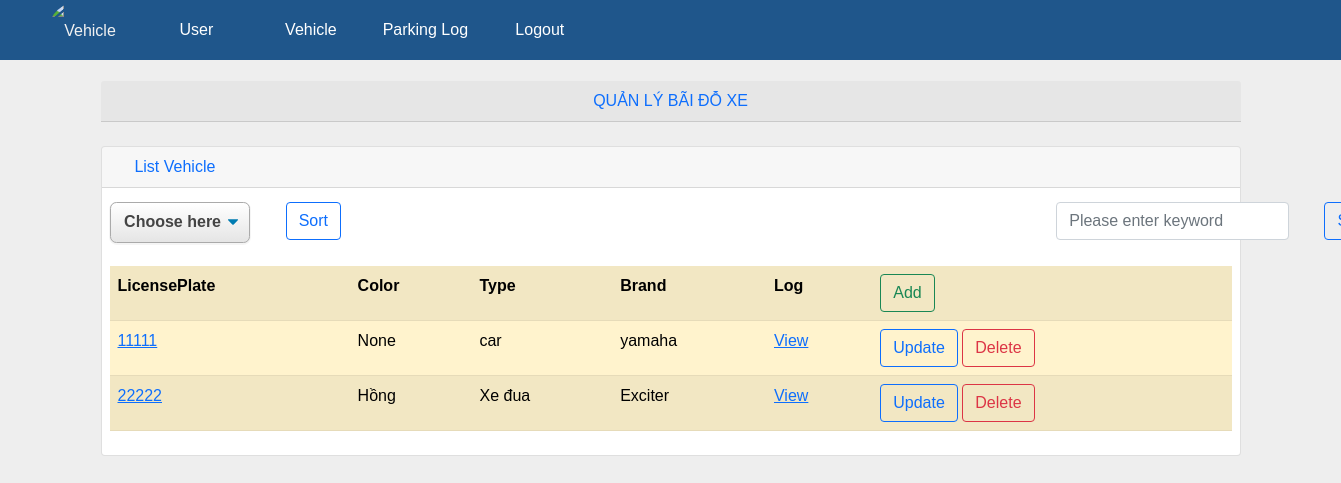
/vehicle (signed in), run on an earlier commit of the app's database.
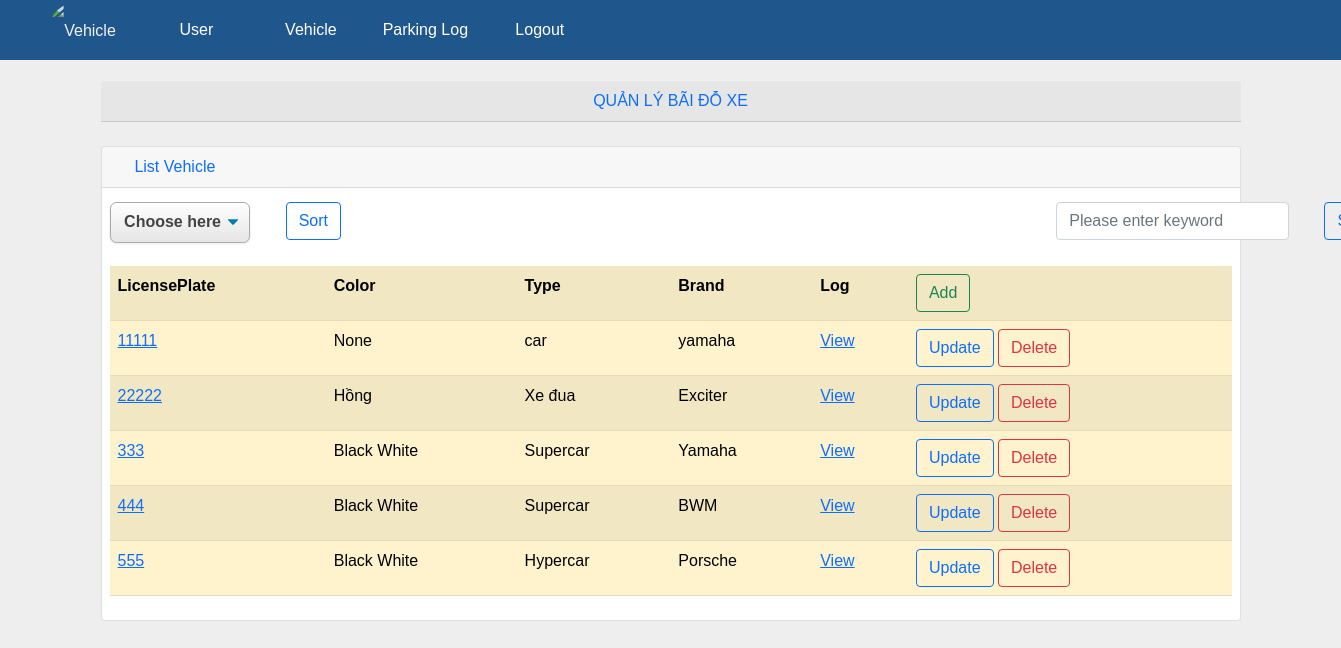
And on a later commit of the database.
### parkingmanage/models.py (models this page shows, shortened)
class Vehicle(models.Model):
    licensePlate = models.TextField(max_length=10)
    color = models.TextField(max_length=255, null=True)
    type = models.TextField(max_length=255, null=True)
    brand = models.TextField(max_length=255, null=True)
    user = models.ForeignKey(User,
                            on_delete=models.CASCADE,
                            blank=False,
                            null=False)
    def get_absolute_url(self) :
        return reverse('detail_vehicle' ,kwargs = {"id" : self.id})

### parkingmanage/views.py (the view)
# urls.py: path('vehicle', list_view_vehicle, name='list_vehicle'),
def list_view_vehicle(request):
    if 'username' not in request.session:
        request.session['username'] = None
    mode = 'none'
    if request.session['username'] is None:
        return render(request, 'login.html', { 'display': 'none' })
    usertype = request.session['usertype']
    if usertype == 'Administrator' or usertype == 'Manager':
        mode = ''
    keyword = request.GET.get('keyword')
    Selectsort = request.GET.get('selectsort')
    if Selectsort not in ['licensePlate','color' , 'type', 'brand']:
        Selectsort = 'licensePlate'
    if keyword :
        vehicles = Vehicle.objects.filter(licensePlate__icontains=keyword)| Vehicle.objects.filter(color__icontains=keyword ) | Vehicle.objects.filter(type__icontains=keyword ) | Vehicle.objects.filter(brand__icontains=keyword)
    else :
        vehicles = Vehicle.objects.all()
    context = {
        'mode': mode,
        'keyword': keyword,
        'vehicles' :vehicles.order_by(Selectsort)
        }
    return render(request,"vehiclelist.html",context)

### parkingmanage/templates/vehiclelist.html (shortened to what this page needs)
{% extends 'base.html' %}
{% block content %}
<center><div class="card-header text-primary">QUẢN LÝ BÃI ĐỖ XE</div></center>
            <br>
<div class="col-md-12 col-sm-12 col-xs-10">
    <div class="card mb-3">
        <div class="card-header text-primary">
        <i class="fas fa-car-alt text-secondary"></i>
            List Vehicle
        </div>
        <div class="card-body">
            <form>
                <div class="row">
                    <div class="col-auto">
                        <div class = "sort">
                        <select name="selectsort">
                            <option value="" selected disabled hidden>Choose here</option>
                        </select>
                        </div>
                    </div>
                    <div class="col-auto">
                        <div class = "sort">
                        <input class="btn btn-outline-primary" type="submit" value="Sort">
                        </div>
                    </div>
                    <div class="col-auto">
                        <div class = "search">
                        <input class="form-control" type="text" name="keyword" value ="{{keyword | default:''}}" placeholder="Please enter keyword">
                        </div>
                    </div>
                    <div class="col-auto">
                        <div class = "search">
                        <input class="btn btn-outline-primary" type="submit" value="Search">
                        </div>
                    </div>
                </div>
            </form>
            <table class="table table-striped table-hover; table-warning">
                <thred>
                    <th>LicensePlate</th>
                    <th>Color</th>
                    <th>Type</th>
                    <th>Brand</th>
                    <th>Log</th>
                    <th> <a href="/parkingmanage/vehicle/create" class="btn btn-outline-success"> Add </a> </th>
                </thred>
                <body>
                    <div class="form-group">
                    {% for vehicle in vehicles %}
                    <tr class="table-warning">
                        <td><a href= "{{vehicle.get_absolute_url}}">{{vehicle.licensePlate}} </a> </td>
                        <td>{{vehicle.color}}</td>
                        <td>{{vehicle.type}}</td>
                        <td>{{vehicle.brand}}</td>
                        <td> <a href= "{% url 'view_log' vehicle.id%}">  View  </a> </td>
                        <td>
                            <a href="{% url 'update_vehicle' vehicle.id%}" class="btn btn-outline-primary"> Update </a>
                            <a href="{% url 'delete_vehicle' vehicle.id%}" class="btn btn-outline-danger"> Delete </a>
                        </td>
                    </tr>
                    {% endfor %}
                </div>
                </body>
            </table>
        </div>
    </div>
</div>
{% endblock %}

### templates/base.html (shortened to what this page needs)
<!DOCTYPE html>
<html lang="en">
  <head>
    <link
      href="https://cdn.jsdelivr.net/npm/bootstrap@5.1.3/dist/css/bootstrap.min.css"
      rel="stylesheet"
    />
  </head>
  <body>
      {% include 'navbar.html' %}
      <div class="container" >
        {% block content %} replace me! {% endblock %}
      </div>
  </body>
</html>

### parkingmanage/templates/navbar.html (shortened to what this page needs)
<div id="menu">
  <ul>
    <li class="nav-item active">
      <img src="https://cdn.vox-cdn.com/thumbor/Cb4sRVV1uCJIeVkjR7Z024rMM-o=/1400x1050/filters:format(jpeg)/cdn.vox-cdn.com/uploads/chorus_asset/file/19580683/mercedes_vision_avtr_0478.jpg" class="rounded-circle shadow-4"
        style="width: 50px ;height: 50px; margin-top: 0px;margin-right: 0px;" alt="Vehicle" />
    </li>
    <li><a href="/parkingmanage">User</a></li>
    <li><a href="/parkingmanage/vehicle">Vehicle</a></li>
    <li><a href="/parkingmanage/parkinglog">Parking Log</a></li>
    <li><a href="/parkingmanage/logout">Logout</a></li>
  </ul>
</div>

What changed in the data, as far as the page shows it:
added Vehicle: licensePlate "333", color "Black White", type "Supercar", brand "Yamaha"
added Vehicle: licensePlate "444", color "Black White", type "Supercar", brand "BWM"
added Vehicle: licensePlate "555", color "Black White", type "Hypercar", brand "Porsche"
